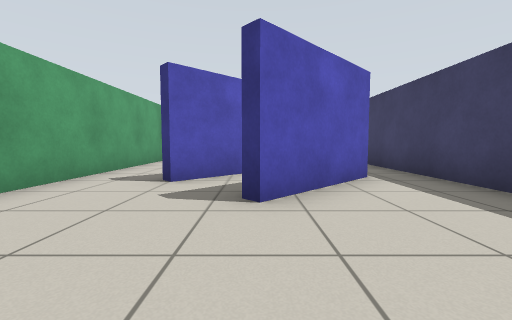
view 1 (above)

13 first-person views from a walk through a Gazebo world. The camera is 0.68 m above the floor, tilts 4° down and sees 90° across. The floor is counted in squares, 1 m on a side. Each view is taken from the middle of a square. On the plan, view 1 faces up. The plan holds only what a view shows up to about 9 squares ahead; the rest is blank. The robots in the file are not drawn.

view 2
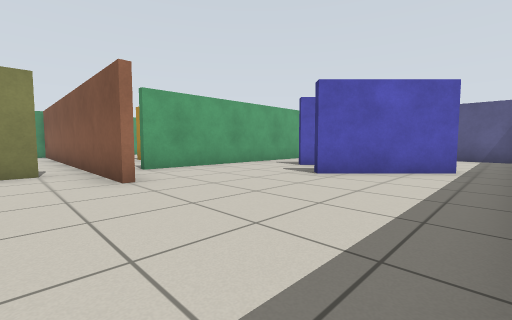

view 3
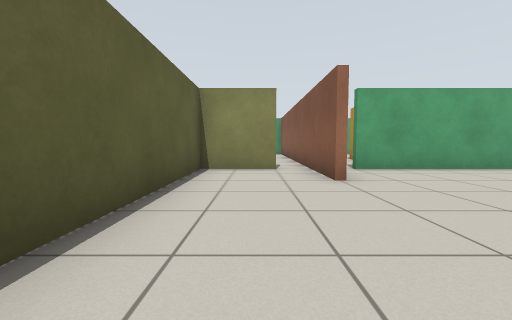

view 4
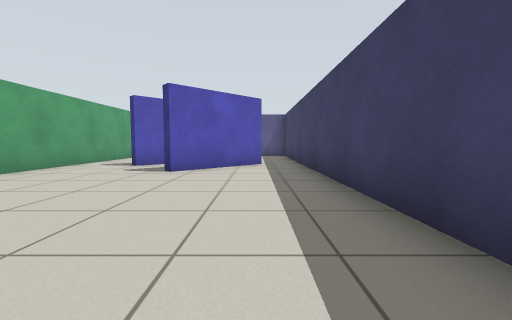

view 5
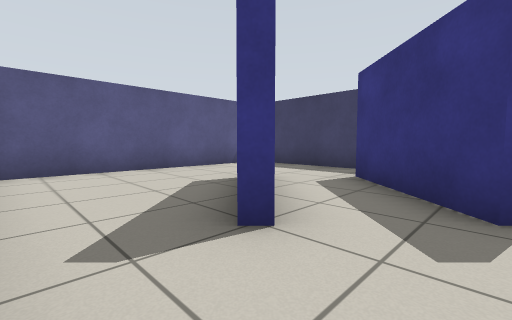

view 6
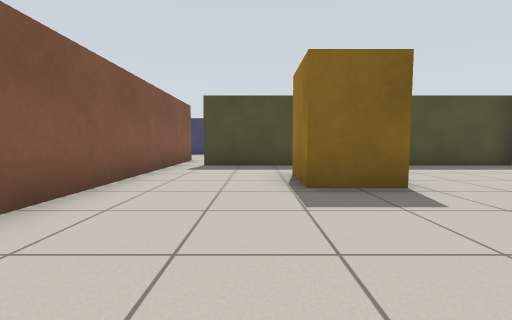

view 7
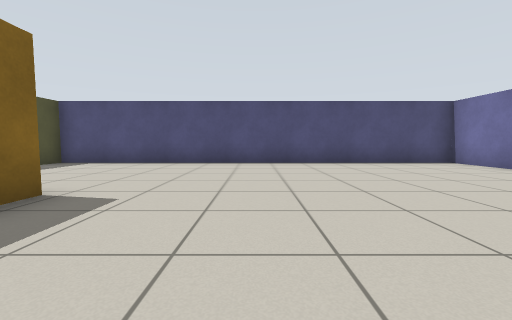

view 8
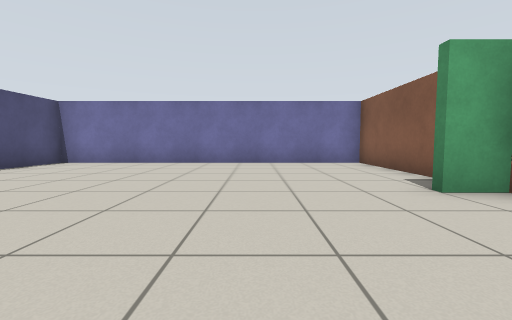

view 9
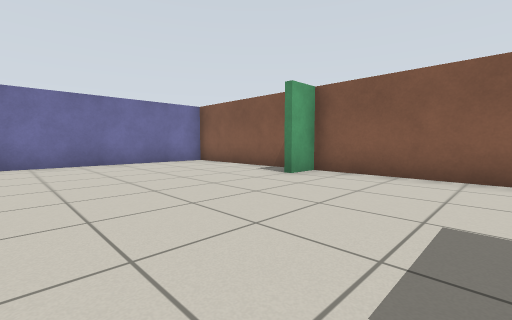

view 10
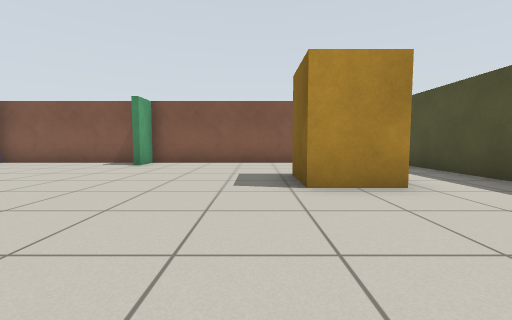

view 11
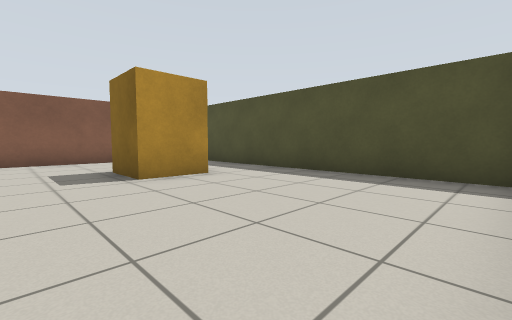

view 12
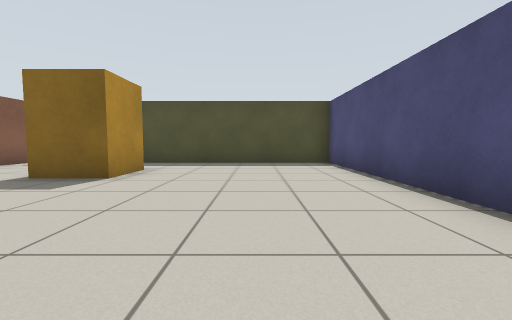

view 13
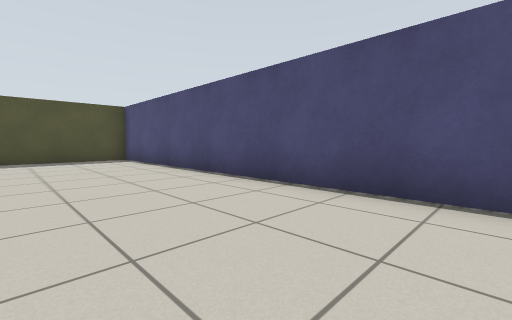

### Floor plan
Ten units are one square. View 1 is at (0, 0); x grows to the right and y downward. Boxes are objects, and circles mark ways between rooms. Rooms are numbered by the first view taken in them; rooms with no view inside come last. Other rooms are left out.
<svg viewBox="-169 -99 208 208">
<path fill="none" stroke="#000" d="M-14 6 -34 6M-34 14 -34 34 18 34M34 18 34 -86M-34 -91 -34 -5M30 -94 -31 -94M-120 6 -164 6 -164 104 -36 104 -36 15M-34 6 -114 6 -114 15"/>
<rect x="-15" y="-65" width="20" height="20" fill="#bbb"><title>blue box</title></rect>
<rect x="-5" y="-55" width="30" height="30" fill="#bbb"><title>blue box</title></rect>
<rect x="-75" y="35" width="20" height="20" fill="#bbb"><title>pillar</title></rect>
<circle cx="-30" cy="10" r="3" fill="#2a7"/>
<text x="0" y="-30">1</text>
<text x="-100" y="60">2</text>
</svg>
Room 1 opens to room 2.

Where each view was taken, in squares from view 1:
view 1: 0 up, 0 right, facing up
view 2: 2 down, 3 right, facing up-left
view 3: 2 down, 3 right, facing left
view 4: 3 down, 2 right, facing up
view 5: 3 up, 3 left, facing up-right
view 6: 3 down, 11 left, facing right
view 7: 2 down, 10 left, facing down
view 8: 4 down, 8 left, facing left
view 9: 6 down, 8 left, facing up-left
view 10: 9 down, 8 left, facing up
view 11: 10 down, 9 left, facing up-right
view 12: 8 down, 12 left, facing right
view 13: 7 down, 14 left, facing down-right
